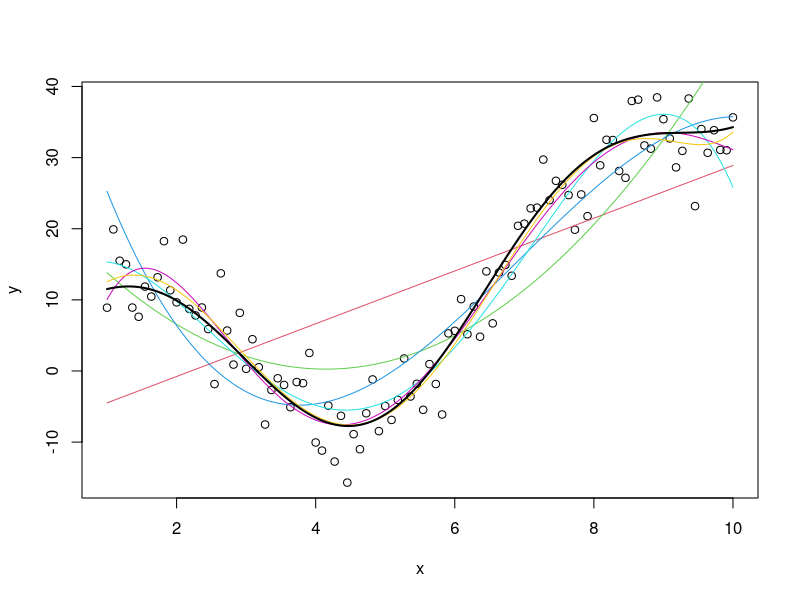

Write the R code that produced this figure.
n <- 100
x <- seq(1, 10, length=n)

f <- function(x, sd) {
  10*sin(x) - 0.4*x^0.8 - 0.3*x^1.2 + 0.8*x^2 - 4*x + 7 + rnorm(n, sd=sd)
}

y <- f(x, 4)
plot(y ~ x)
xv <- seq(1, 10, length=1000)

for (i in 1:6) {
  p <- lm(y ~ poly(x, degree=i))
  lines(xv, predict(p, newdata=data.frame(x=xv)), col=i + 1)	
}
lines(xv, f(xv, 0), lwd=2)
